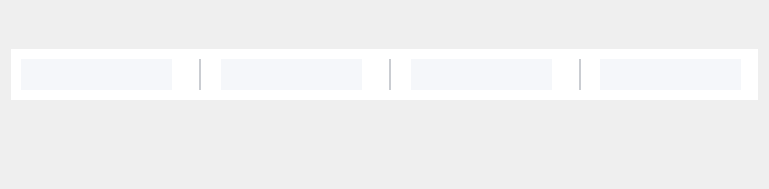
      <widget class="QWidget" name="scrollAreaWidgetContents_3">
       <property name="geometry">
        <rect>
         <x>0</x>
         <y>0</y>
         <width>769</width>
         <height>189</height>
        </rect>
       </property>
       <layout class="QVBoxLayout" name="verticalLayout">
        <item>
         <widget class="QWidget" name="foodWidget" native="true">
          <property name="minimumSize">
           <size>
            <width>0</width>
            <height>51</height>
           </size>
          </property>
          <property name="maximumSize">
           <size>
            <width>16777215</width>
            <height>51</height>
           </size>
          </property>
          <property name="styleSheet">
           <string notr="true">background-color: rgb(255, 255, 255);
border-width : 0px;
border-style : solid;

</string>
          </property>
          <widget class="QLabel" name="foodFee">
           <property name="geometry">
            <rect>
             <x>400</x>
             <y>10</y>
             <width>141</width>
             <height>31</height>
            </rect>
           </property>
           <property name="sizePolicy">
            <sizepolicy hsizetype="Preferred" vsizetype="Preferred">
             <horstretch>0</horstretch>
             <verstretch>0</verstretch>
            </sizepolicy>
           </property>
           <property name="minimumSize">
            <size>
             <width>0</width>
             <height>0</height>
            </size>
           </property>
           <property name="styleSheet">
            <string notr="true">border-width:0px;
background-color: rgb(245, 247, 250);
border-color: rgb(5, 85, 82);
border-radius:0px;
background-color: rgb(245, 247, 250);
</string>
           </property>
           <property name="text">
            <string>&lt;html&gt;&lt;head/&gt;&lt;body&gt;&lt;p align=&quot;center&quot;&gt;&lt;span style=&quot; color:#055552;&quot;&gt;&lt;/span&gt;&lt;/p&gt;&lt;/body&gt;&lt;/html&gt;</string>
           </property>
          </widget>
          <widget class="QWidget" name="divider1" native="true">
           <property name="geometry">
            <rect>
             <x>360</x>
             <y>10</y>
             <width>20</width>
             <height>31</height>
            </rect>
           </property>
           <property name="styleSheet">
            <string notr="true">border-width : 0px;
border-right-width : 2px;
border-color: rgb(202, 205, 210);</string>
           </property>
          </widget>
          <widget class="QWidget" name="divider2" native="true">
           <property name="geometry">
            <rect>
             <x>550</x>
             <y>10</y>
             <width>20</width>
             <height>31</height>
            </rect>
           </property>
           <property name="styleSheet">
            <string notr="true">border-width : 0px;
border-right-width : 2px;
border-color: rgb(202, 205, 210);</string>
           </property>
          </widget>
          <widget class="QWidget" name="divider3" native="true">
           <property name="geometry">
            <rect>
             <x>170</x>
             <y>10</y>
             <width>20</width>
             <height>31</height>
            </rect>
           </property>
           <property name="styleSheet">
            <string notr="true">border-width : 0px;
border-right-width : 2px;
border-color: rgb(202, 205, 210);</string>
           </property>
          </widget>
          <widget class="QLabel" name="foodCount">
           <property name="geometry">
            <rect>
             <x>210</x>
             <y>10</y>
             <width>141</width>
             <height>31</height>
            </rect>
           </property>
           <property name="sizePolicy">
            <sizepolicy hsizetype="Fixed" vsizetype="Fixed">
             <horstretch>0</horstretch>
             <verstretch>0</verstretch>
            </sizepolicy>
           </property>
           <property name="minimumSize">
            <size>
             <width>0</width>
             <height>0</height>
            </size>
           </property>
           <property name="styleSheet">
            <string notr="true">border-width:0px;
background-color: rgb(245, 247, 250);
border-color: rgb(5, 85, 82);
border-radius:0px;
background-color: rgb(245, 247, 250);
</string>
           </property>
           <property name="text">
            <string>&lt;html&gt;&lt;head/&gt;&lt;body&gt;&lt;p align=&quot;center&quot;&gt;&lt;span style=&quot; color:#055552;&quot;&gt;&lt;/span&gt;&lt;/p&gt;&lt;/body&gt;&lt;/html&gt;</string>
           </property>
          </widget>
          <widget class="QLabel" name="foodItem">
           <property name="geometry">
            <rect>
             <x>589</x>
             <y>10</y>
             <width>141</width>
             <height>31</height>
            </rect>
           </property>
           <property name="sizePolicy">
            <sizepolicy hsizetype="Fixed" vsizetype="Fixed">
             <horstretch>0</horstretch>
             <verstretch>0</verstretch>
            </sizepolicy>
           </property>
           <property name="minimumSize">
            <size>
             <width>0</width>
             <height>0</height>
            </size>
           </property>
           <property name="styleSheet">
            <string notr="true">border-width:0px;
background-color: rgb(245, 247, 250);
border-color: rgb(5, 85, 82);
border-radius:0px;
background-color: rgb(245, 247, 250);
</string>
           </property>
           <property name="text">
            <string>&lt;html&gt;&lt;head/&gt;&lt;body&gt;&lt;p align=&quot;center&quot;&gt;&lt;span style=&quot; color:#055552;&quot;&gt;&lt;/span&gt;&lt;/p&gt;&lt;/body&gt;&lt;/html&gt;</string>
           </property>
          </widget>
          <widget class="QLabel" name="foodTotalPrice">
           <property name="geometry">
            <rect>
             <x>10</x>
             <y>10</y>
             <width>151</width>
             <height>31</height>
            </rect>
           </property>
           <property name="sizePolicy">
            <sizepolicy hsizetype="Fixed" vsizetype="Fixed">
             <horstretch>0</horstretch>
             <verstretch>0</verstretch>
            </sizepolicy>
           </property>
           <property name="minimumSize">
            <size>
             <width>0</width>
             <height>0</height>
            </size>
           </property>
           <property name="styleSheet">
            <string notr="true">border-width:0px;
background-color: rgb(245, 247, 250);
border-color: rgb(5, 85, 82);
border-radius:0px;
background-color: rgb(245, 247, 250);
</string>
           </property>
           <property name="text">
            <string>&lt;html&gt;&lt;head/&gt;&lt;body&gt;&lt;p align=&quot;center&quot;&gt;&lt;span style=&quot; color:#055552;&quot;&gt;&lt;/span&gt;&lt;/p&gt;&lt;/body&gt;&lt;/html&gt;</string>
           </property>
          </widget>
         </widget>
        </item>
        <item>
         <spacer name="verticalSpacer">
          <property name="orientation">
           <enum>Qt::Vertical</enum>
          </property>
          <property name="sizeType">
           <enum>QSizePolicy::Preferred</enum>
          </property>
          <property name="sizeHint" stdset="0">
           <size>
            <width>20</width>
            <height>40</height>
           </size>
          </property>
         </spacer>
        </item>
       </layout>
      </widget>
